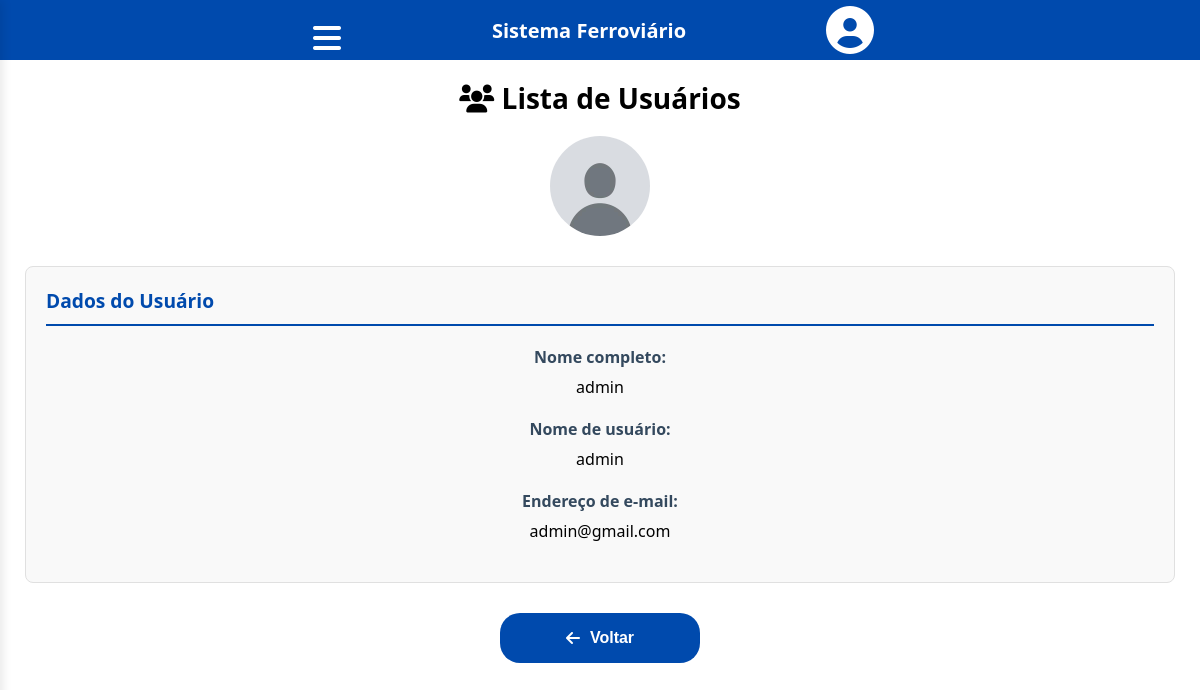
The app's page /lista_usuarios.php (signed in) with its own data.
### tables this page shows
CREATE TABLE usuarios(
  id_usuario INT NOT NULL PRIMARY KEY AUTO_INCREMENT,
  nome_funcionario VARCHAR(120) NOT NULL,
  nome_usuario VARCHAR(120) NOT NULL,
  email_usuario VARCHAR(255) NOT NULL UNIQUE,
  data_nascimento DATE NOT NULL,
  senha_usuario VARCHAR(255) NOT NULL,
  telefone_usuario VARCHAR(15) NOT NULL,
  cpf_usuario VARCHAR(14) NOT NULL UNIQUE,
  administrador BOOLEAN NOT NULL DEFAULT FALSE,
  cep_usuario VARCHAR (9) NOT NULL,
  logradouro_usuario VARCHAR(255) NOT NULL,
  bairro_usuario VARCHAR(255) NOT NULL,
  cidade_usuario VARCHAR(255) NOT NULL,
  uf_usuario VARCHAR(255) NOT NULL,
  foto_perfil VARCHAR(255) DEFAULT 'default.jpg'
);

### public/lista_usuarios.php (the view, shortened to what this page needs)
<?php
include("../includes/painel_completo.php");
include("../includes/conexao.php");
try {
    $sql_usuarios = "SELECT id_usuario, nome_funcionario, nome_usuario, email_usuario, foto_perfil
                     FROM usuarios
                     ORDER BY nome_funcionario";
    $stmt = $conn->prepare($sql_usuarios);
    $stmt->execute();
    $usuarios = $stmt->fetchAll(PDO::FETCH_ASSOC);
} catch (PDOException $e) {
    $msg = "<div class='error'>Erro ao carregar usuários: " . $e->getMessage() . "</div>";
    $usuarios = [];
}
?>
<!DOCTYPE html>
<html lang="pt-BR">
<head>
    <link rel="stylesheet" href="../css/style.css">
    <link rel="stylesheet" href="https://cdnjs.cloudflare.com/ajax/libs/font-awesome/6.0.0/css/all.min.css">
</head>
<body>
    <header>
        <div id="header">
            <button class="menu">
                <i class="fas fa-bars fa-2x" style="color: white;"></i>
            </button>
            <h3 class="titulo">Sistema Ferroviário </h3>
            <a class="perfil" href="../public/tela_usuario.php">
                <i class="fas fa-user-circle fa-3x" style="color: white;"></i>
            </a>
        </div>
    </header>
<body>
     <div>
        <div class="header-actions">
            <h1><i class="fas fa-users"></i> Lista de Usuários</h1>
        </div>
        <div class="usuarios-container">
            <?php if (!empty($usuarios)): ?>
                <?php foreach($usuarios as $usuario): ?>
                    <div class="usuario-card">
                        <div class="fotoPerfil">
                            <img src="../uploads/<?php echo htmlspecialchars($usuario['foto_perfil']); ?>"
                                 alt="Foto de Perfil"
                                 style="width: 100px; height: 100px; border-radius:50%;">
                        </div>
                        <div class="form-section">
                            <h2>Dados do Usuário</h2>
                            <div class="form-group">
                                <label>Nome completo:</label>
                                <div class="info-value"><?php echo htmlspecialchars($usuario['nome_funcionario']); ?></div>
                            </div>
                            <div class="form-group">
                                <label>Nome de usuário:</label>
                                <div class="info-value"><?php echo htmlspecialchars($usuario['nome_usuario']); ?></div>
                            </div>
                            <div class="form-group">
                                <label>Endereço de e-mail:</label>
                                <div class="info-value"><?php echo htmlspecialchars($usuario['email_usuario']); ?></div>
                            </div>
                        </div>
                    </div>
                <?php endforeach; ?>
            <?php endif; ?>
        </div>
    </div>
    <a style="text-decoration: none;" href="bem_vindo.php">
        <button class="logout">
            <i class="fas fa-arrow-left" style="color:rgb(255, 255, 255);"></i>
            <p style="color: white;">Voltar</p>
        </button>
    </a>
</body>
</html>

### includes/painel_completo.php (shortened to what this page needs)
<!DOCTYPE html>
<html lang="en">
<head>
    <link rel="stylesheet" href="../css/style.css">
    <link rel="stylesheet" href="https://cdnjs.cloudflare.com/ajax/libs/font-awesome/6.0.0/css/all.min.css">
</head>
<body>
</body>
</html>

### css/style.css (style rules this page uses)
body { margin: 0px; font-family: system-ui, -apple-system, BlinkMacSystemFont, 'Segoe UI', Roboto, Oxygen, Ubuntu, Cantarell, 'Open Sans', 'Helvetica Neue', sans-serif; }
h3 { font-size: 20px; color: white; text-align: center; border: 0px; margin: 0px; padding: 15px; }
h1 { font-size: 28px; text-align: center; }
.form-group { margin-bottom: 20px; text-align: center; }
label { display: block; margin-bottom: 8px; color: #34495e; font-weight: bold; }
#header { background-color: #004aad; height: 60px; margin: 0px; border: 0px; display: flex; text-align: center !important; align-items: center !important; justify-content: center !important; gap: 20px; }
.menu { background-color: transparent; border: #004aad; width: 50px !important; }
.perfil { background-color: transparent; border: #004aad; margin: 0px; margin-right: 2%; }
.titulo { padding-left: 10%; padding-right: 10%; text-align: center !important; align-items: center !important; justify-content: center !important; }
.form-group { margin-bottom: 20px; }
button { background-color: #004aad; margin-top: 15px; font-weight: bold; color: rgb(255, 255, 255); border: none; border-radius: 5px; cursor: pointer; font-size: 16px; width: 100%; transition: background-color 0.3s ease; }
.form-section { background-color: #f9f9f9; border: 1px solid #e0e0e0; border-radius: 8px; padding: 20px; margin: 25px; }
.form-section h2 { color: #004aad; font-size: 1.2em; margin-top: 0; margin-bottom: 20px; padding-bottom: 10px; border-bottom: 2px solid #004aad; }
.fotoPerfil { text-align: center; }
.logout { background-color: #004AAD; height: 50px; width: 200px; display: flex; margin: 0 auto 30px auto; align-items: center; justify-content: center; gap: 10px; border-radius: 20px; margin-top: 30px; }

### records on screen
usuarios: foto_perfil (placeholder picture), nome_funcionario "admin", nome_usuario "admin", email_usuario "admin@gmail.com"
